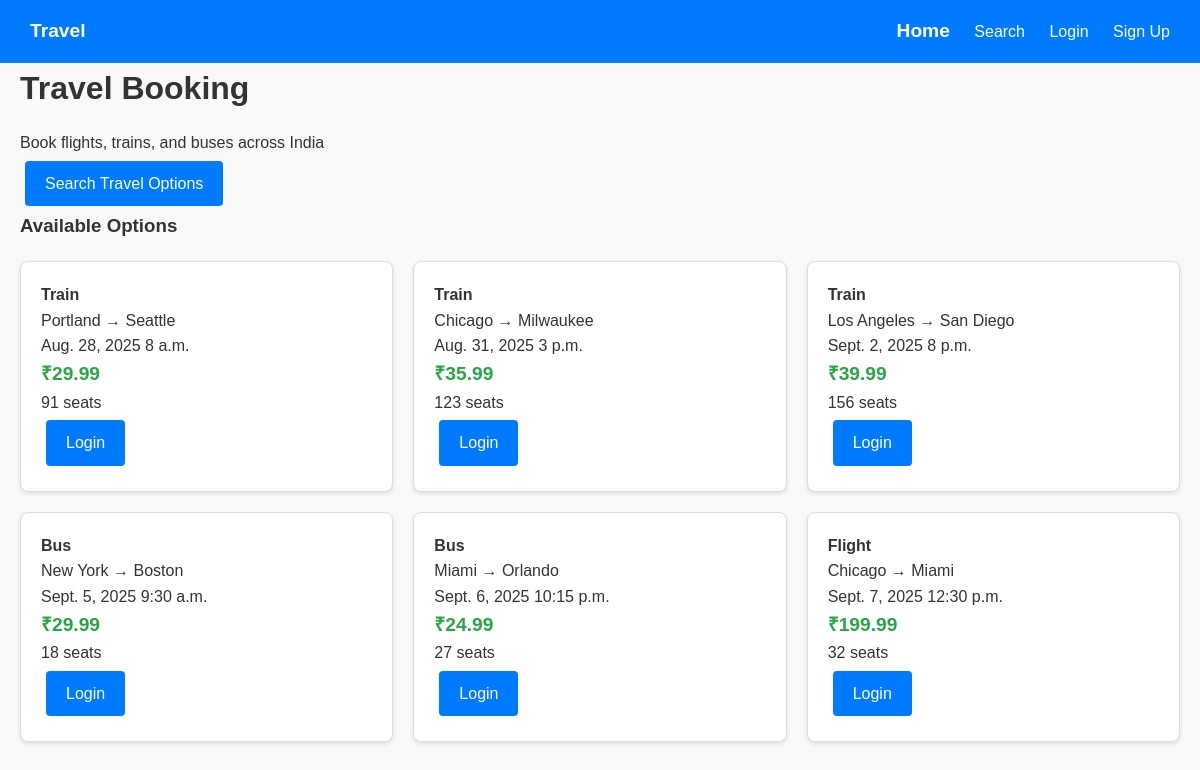
The page / on the database its author committed.
### booking/models.py (models this page shows, shortened)
class TravelOption(models.Model):
    TRAVEL_TYPES = [
        ('flight', 'Flight'),
        ('train', 'Train'),
        ('bus', 'Bus'),
    ]
    travel_id = models.CharField(max_length=20, unique=True)
    type = models.CharField(max_length=10, choices=TRAVEL_TYPES)
    source = models.CharField(max_length=100)
    destination = models.CharField(max_length=100)
    departure_date = models.DateField()
    departure_time = models.TimeField()
    arrival_date = models.DateField()
    arrival_time = models.TimeField()
    price = models.DecimalField(
        max_digits=10,
        decimal_places=2,
        validators=[MinValueValidator(0.01)]
    )
    available_seats = models.PositiveIntegerField(
        validators=[MinValueValidator(0)]
    )
    total_seats = models.PositiveIntegerField(
        validators=[MinValueValidator(1), MaxValueValidator(500)]
    )
    created_at = models.DateTimeField(auto_now_add=True)
    updated_at = models.DateTimeField(auto_now=True)
    class Meta:
        ordering = ['departure_date', 'departure_time']
    @property
    def date(self):
        return self.departure_date
    @property
    def time(self):
        return self.departure_time

### booking/views.py (the view)
# urls.py: path('', views.home_view, name='home'),
def home_view(request):
    travel_options = TravelOption.objects.filter(
        departure_date__gte=timezone.now().date(),
        available_seats__gt=0
    )[:6]
    return render(request, 'booking/home.html', {'travel_options': travel_options})

### templates/booking/home.html
{% extends 'base.html' %}
{% block content %}
<h1>Travel Booking</h1>
<p>Book flights, trains, and buses across India</p>
<a href="{% url 'travel_options' %}" class="btn">Search Travel Options</a>
{% if travel_options %}
<h3>Available Options</h3>
<div class="grid">
    {% for option in travel_options %}
    <div class="card">
        <h4>{{ option.get_type_display }}</h4>
        <p>{{ option.source }} → {{ option.destination }}</p>
        <p>{{ option.date }} {{ option.time }}</p>
        <p class="price">₹{{ option.price }}</p>
        <p>{{ option.available_seats }} seats</p>
        {% if user.is_authenticated %}
        <a href="{% url 'book_travel' option.travel_id %}" class="btn">Book</a>
        {% else %}
        <a href="{% url 'login' %}" class="btn">Login</a>
        {% endif %}
    </div>
    {% endfor %}
</div>
{% endif %}
{% endblock %}

### templates/base.html (shortened to what this page needs)
<!DOCTYPE html>
<html>
<head>
    <link rel="stylesheet" href="/static/css/style.css">
</head>
<body>
    <nav>
        <div class="container">
            <a href="{% url 'home' %}">Travel</a>
            <div>
                <a href="{% url 'home' %}">Home</a>
                <a href="{% url 'travel_options' %}">Search</a>
                {% if user.is_authenticated %}
                <a href="{% url 'my_bookings' %}">Bookings</a>
                <a href="{% url 'profile' %}">Profile</a>
                <a href="{% url 'logout' %}">Logout</a>
                {% else %}
                <a href="{% url 'login' %}">Login</a>
                <a href="{% url 'signup' %}">Sign Up</a>
                {% endif %}
            </div>
        </div>
    </nav>
    <main class="container">
        {% block content %}
        {% endblock %}
    </main>
</body>
</html>

### static/css/style.css (style rules this page uses)
* { margin: 0; padding: 0; box-sizing: border-box; }
body { font-family: Arial, sans-serif; line-height: 1.6; color: #333; background: #f9f9f9; }
.container { max-width: 1200px; margin: 0 auto; padding: 0 20px; }
nav { background: #007bff; color: white; padding: 1rem 0; }
nav .container { display: flex; justify-content: space-between; align-items: center; }
nav a { color: white; text-decoration: none; margin: 0 10px; }
nav a:first-child { font-weight: bold; font-size: 1.2em; }
main { padding: 2rem 0; }
h1, h2, h3 { margin-bottom: 1rem; }
.btn { background: #007bff; color: white; padding: 10px 20px; text-decoration: none; border: none; border-radius: 4px; cursor: pointer; display: inline-block; margin: 5px; }
.grid { display: grid; grid-template-columns: repeat(auto-fill, minmax(300px, 1fr)); gap: 20px; margin: 20px 0; }
.card { background: white; border: 1px solid #ddd; border-radius: 8px; padding: 20px; box-shadow: 0 2px 4px rgba(0,0,0,0.1); }
.price { font-size: 1.2em; font-weight: bold; color: #28a745; }

### rows shown on the page
TravelOption: type "Train", source "Portland", destination "Seattle", date "Aug. 28, 2025", time "8 a.m.", price "29.99", available_seats "91"
TravelOption: type "Train", source "Chicago", destination "Milwaukee", date "Aug. 31, 2025", time "3 p.m.", price "35.99", available_seats "123"
TravelOption: type "Train", source "Los Angeles", destination "San Diego", date "Sept. 2, 2025", time "8 p.m.", price "39.99", available_seats "156"
TravelOption: type "Bus", source "New York", destination "Boston", date "Sept. 5, 2025", time "9:30 a.m.", price "29.99", available_seats "18"
TravelOption: type "Bus", source "Miami", destination "Orlando", date "Sept. 6, 2025", time "10:15 p.m.", price "24.99", available_seats "27"
TravelOption: type "Flight", source "Chicago", destination "Miami", date "Sept. 7, 2025", time "12:30 p.m.", price "199.99", available_seats "32"
